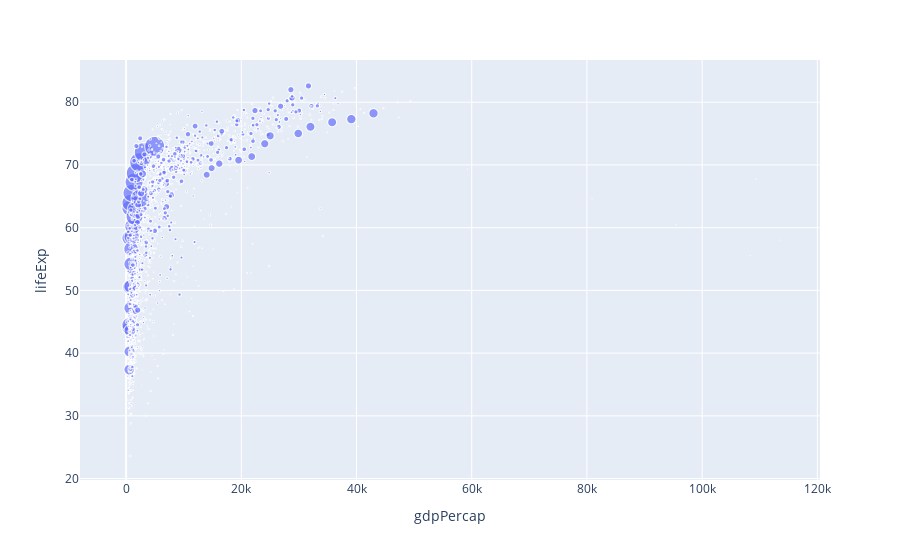

The code cell stored with this chart in its notebook:
### Code cell
px.scatter(df,y='lifeExp',x='gdpPercap',size='pop') # make size pased on population

### Figure 1 — Plotly figure (JSON) as saved in the notebook; plotly's stock layout.template omitted (floating-point values rounded to 4 significant figures; data arrays with more than 128 entries replaced by an {"elided": "..."} marker saying what was removed)
{"data": [{"hovertemplate": "gdpPercap=%{x}<br>lifeExp=%{y}<br>pop=%{marker.size}<extra></extra>", "legendgroup": "", "marker": {"color": "#636efa", "size": {"elided": "1704 int values"}, "sizemode": "area", "sizeref": 3297000.0, "symbol": "circle"}, "mode": "markers", "name": "", "showlegend": false, "type": "scattergl", "x": {"elided": "1704 float values"}, "xaxis": "x", "y": {"elided": "1704 float values"}, "yaxis": "y"}], "layout": {"autosize": true, "legend": {"itemsizing": "constant", "tracegroupgap": 0}, "margin": {"t": 60}, "xaxis": {"anchor": "y", "autorange": true, "domain": [0, 1], "range": [-9434.0, 120900.0], "title": {"text": "gdpPercap"}, "type": "linear"}, "yaxis": {"anchor": "x", "autorange": true, "domain": [0, 1], "range": [19.25, 87.54], "title": {"text": "lifeExp"}, "type": "linear"}}}
